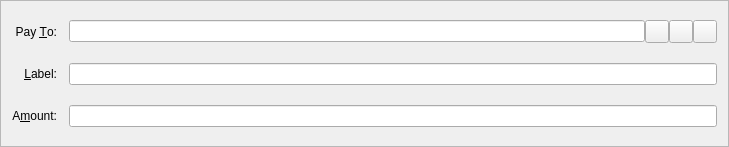
<?xml version="1.0" encoding="UTF-8"?>
<ui version="4.0">
 <class>SendCoinsEntry</class>
 <widget class="QFrame" name="SendCoinsEntry">
  <property name="geometry">
   <rect>
    <x>0</x>
    <y>0</y>
    <width>729</width>
    <height>147</height>
   </rect>
  </property>
  <property name="windowTitle">
   <string>Form</string>
  </property>
  <property name="frameShape">
   <enum>QFrame::StyledPanel</enum>
  </property>
  <property name="frameShadow">
   <enum>QFrame::Sunken</enum>
  </property>
  <layout class="QGridLayout" name="gridLayout">
   <property name="spacing">
    <number>12</number>
   </property>
   <item row="5" column="0">
    <widget class="QLabel" name="label">
     <property name="text">
      <string>A&amp;mount:</string>
     </property>
     <property name="alignment">
      <set>Qt::AlignRight|Qt::AlignTrailing|Qt::AlignVCenter</set>
     </property>
     <property name="buddy">
      <cstring>payAmount</cstring>
     </property>
    </widget>
   </item>
   <item row="3" column="0">
    <widget class="QLabel" name="label_2">
     <property name="text">
      <string>Pay &amp;To:</string>
     </property>
     <property name="alignment">
      <set>Qt::AlignRight|Qt::AlignTrailing|Qt::AlignVCenter</set>
     </property>
     <property name="buddy">
      <cstring>payTo</cstring>
     </property>
    </widget>
   </item>
   <item row="5" column="1">
    <widget class="DakeCoinAmountField" name="payAmount"/>
   </item>
   <item row="4" column="0">
    <widget class="QLabel" name="label_4">
     <property name="text">
      <string>&amp;Label:</string>
     </property>
     <property name="alignment">
      <set>Qt::AlignRight|Qt::AlignTrailing|Qt::AlignVCenter</set>
     </property>
     <property name="buddy">
      <cstring>addAsLabel</cstring>
     </property>
    </widget>
   </item>
   <item row="3" column="1">
    <layout class="QHBoxLayout" name="payToLayout">
     <property name="spacing">
      <number>0</number>
     </property>
     <item>
      <widget class="QValidatedLineEdit" name="payTo">
       <property name="toolTip">
        <string>The address to send the payment to</string>
       </property>
       <property name="maxLength">
        <number>34</number>
       </property>
      </widget>
     </item>
     <item>
      <widget class="QToolButton" name="addressBookButton">
       <property name="toolTip">
        <string>Choose address from address book</string>
       </property>
       <property name="text">
        <string/>
       </property>
       <property name="icon">
        <iconset resource="../DakeCoin.qrc">
         <normaloff>:/icons/address-book</normaloff>:/icons/address-book</iconset>
       </property>
       <property name="shortcut">
        <string>Alt+A</string>
       </property>
      </widget>
     </item>
     <item>
      <widget class="QToolButton" name="pasteButton">
       <property name="toolTip">
        <string>Paste address from clipboard</string>
       </property>
       <property name="text">
        <string/>
       </property>
       <property name="icon">
        <iconset resource="../DakeCoin.qrc">
         <normaloff>:/icons/editpaste</normaloff>:/icons/editpaste</iconset>
       </property>
       <property name="shortcut">
        <string>Alt+P</string>
       </property>
      </widget>
     </item>
     <item>
      <widget class="QToolButton" name="deleteButton">
       <property name="toolTip">
        <string>Remove this recipient</string>
       </property>
       <property name="text">
        <string/>
       </property>
       <property name="icon">
        <iconset resource="../DakeCoin.qrc">
         <normaloff>:/icons/remove</normaloff>:/icons/remove</iconset>
       </property>
      </widget>
     </item>
    </layout>
   </item>
   <item row="4" column="1">
    <widget class="QValidatedLineEdit" name="addAsLabel">
     <property name="toolTip">
      <string>Enter a label for this address to add it to your address book</string>
     </property>
    </widget>
   </item>
  </layout>
 </widget>
 <customwidgets>
  <customwidget>
   <class>DakeCoinAmountField</class>
   <extends>QLineEdit</extends>
   <header>DakeCoinamountfield.h</header>
   <container>1</container>
  </customwidget>
  <customwidget>
   <class>QValidatedLineEdit</class>
   <extends>QLineEdit</extends>
   <header>qvalidatedlineedit.h</header>
  </customwidget>
 </customwidgets>
 <resources>
  <include location="../DakeCoin.qrc"/>
 </resources>
 <connections/>
</ui>
